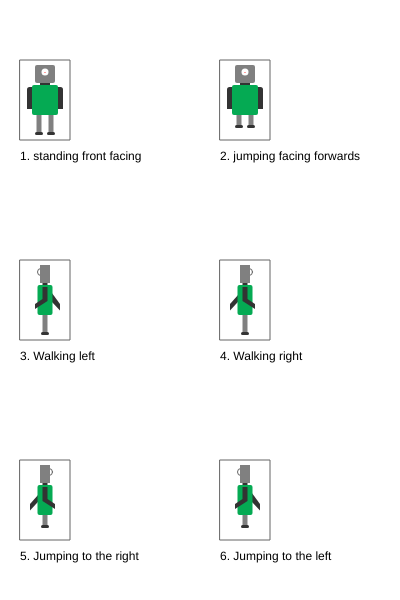
Frame 1 (no input)
Frame 60 (no input): identical to frame 1, image omitted
Frame 120 (the mouse pressed at the canvas centre since frame 60): identical to frame 1, image omitted

The p5.js sketch that drew this single still picture (run headless with seeded random() and noise() and a simulated clock; from frame 60 on, the mouse is pressed at the canvas centre):

// p5.js sketch
// ── sketch.js
/*

The Game Project

2 - Game character

Use p5 drawing functions such as rect, ellipse, line, triangle and
point to draw the different states of your game character.

Write the code so that your character appears inside the box for each
state.

IMPORTANT: For each box the variables gameChar_x & gameChar_y are set to the bottom
center of the box. You must combine these variables with arithmetic to
determine the position of each shape that you draw. This will later allow
you to adjust the position of your game character.

Each state is worth two marks:

//standing front facing = 2
//jumping facing forwards = 2
//walking left = 2
//walking right = 2
//jumping left and jumping right = 2

0 marks = not a reasonable attempt
1 mark = attempted but it lacks detail and you didn't use gameChar_x and gameChar_y correctly
2 marks = you've used a selction of shape functions and made consistent use of gameChar_x and gameChar_y

WARNING: Do not get too carried away. Around 10-20 lines of code should work for each state of your game character.

*/

var gameChar_x = 0;
var gameChar_y = 0;

var obj = {
	head: {
		c: "grey", // color
		w: 20, // width
		h: 18, // height
		d: 10, // depth
		top: 72, // top_offset
	},
	neck: {
		c: "#333",
		w: 10,
		h: 2,
		d: 5,
	},
	body: {
		c: "#05aa53",
		w: 26,
		h: 30,
		d: 15
	},
	arm: {
		c: "#333",
		w: 5,
		h: 22,
		top: 2,
		d: 5,
	},
	leg: {
		c: "grey",
		w: 5,
		h: 17,
		d: 5,
		jumping: {
			h: 10
		}
	},
	foot: {
		c: "#333",
		w: 8,
		h: 3,
	},
	eye: {
		c: "255",
		r: 7, // radii
		d: 4, // depth
		inner: {
			c: "red",
			top: 0.5
		},
		top: 7,
	}
};

function setup() {
	createCanvas(400, 600);
}

function draw() {
	background(255);

	//Standing, facing frontwards

	stroke(100);
	noFill();
	rect(20, 60, 50, 80);
	noStroke();
	fill(0);
	text("1. standing front facing", 20, 160);

	gameChar_x = 45;
	gameChar_y = 137;
	faceFront(gameChar_x, gameChar_y);


	//Jumping facing forwards
	stroke(100);
	noFill();
	rect(220, 60, 50, 80);
	noStroke();
	fill(0);
	text("2. jumping facing forwards", 220, 160);

	gameChar_x = 245;
	gameChar_y = 137;
	jumpFaceForward(gameChar_x, gameChar_y)


	//Walking, turned left
	stroke(100);
	noFill();
	rect(20, 260, 50, 80);
	noStroke();
	fill(0);
	text("3. Walking left", 20, 360);

	gameChar_x = 45;
	gameChar_y = 337;
	walkingLeft(gameChar_x, gameChar_y)


	//Walking, turned right
	stroke(100);
	noFill();
	rect(220, 260, 50, 80);
	noStroke();
	fill(0);
	text("4. Walking right", 220, 360);

	gameChar_x = 245;
	gameChar_y = 337;
	walkingRight(gameChar_x, gameChar_y)


	//Jumping right
	stroke(100);
	noFill();
	rect(20, 460, 50, 80);
	noStroke();
	fill(0);
	text("5. Jumping to the right", 20, 560);

	gameChar_x = 45;
	gameChar_y = 537;
	jumpingRight(gameChar_x, gameChar_y)


	//Jumping to the left
	stroke(100);
	noFill();
	rect(220, 460, 50, 80);
	noStroke();
	fill(0);
	text("6. Jumping to the left", 220, 560);

	gameChar_x = 245;
	gameChar_y = 537;
	jumpLeft(gameChar_x, gameChar_y)

}


function faceFront(gameChar_x, gameChar_y) {
	// head
	fill(obj.head.c)
	rect(gameChar_x - obj.head.w / 2, gameChar_y - obj.head.top, obj.head.w, obj.head.h, 2);

	fill(obj.eye.c)
	ellipse(gameChar_x, gameChar_y - obj.head.top + obj.eye.top, obj.eye.r)
	stroke(obj.eye.inner.c)
	point(gameChar_x, gameChar_y - obj.head.top + obj.eye.top + obj.eye.inner.top)
	noStroke()

	// neck
	fill(obj.neck.c)
	rect(gameChar_x - obj.neck.w / 2, gameChar_y - obj.head.top + obj.head.h, obj.neck.w, obj.neck.h)

	// body
	fill(obj.body.c)
	rect(gameChar_x - obj.body.w / 2, gameChar_y - obj.head.top + obj.head.h + obj.neck.h, obj.body.w, obj.body.h, 2)

	// arms
	fill(obj.arm.c)

	// right arm
	rect(gameChar_x - obj.arm.w - 13, gameChar_y - obj.head.top + obj.head.h + obj.neck.h + obj.arm.top, obj.arm.w, obj.arm.h, 5, 0, 0, 0)

	// left arm
	rect(gameChar_x + 13, gameChar_y - obj.head.top + obj.head.h + obj.neck.h + obj.arm.top, obj.arm.w, obj.arm.h, 0, 5, 0, 0)

	// legs
	fill(obj.leg.c)

	// right leg
	rect(gameChar_x - (obj.leg.w + 3.5), gameChar_y - obj.head.top + obj.head.h + obj.neck.h + obj.body.h, obj.leg.w, obj.leg.h)

	// left leg
	rect(gameChar_x + 3.5, gameChar_y - obj.head.top + obj.head.h + obj.neck.h + obj.body.h, obj.leg.w, obj.leg.h)

	// foot
	fill(obj.foot.c)

	// right foot
	rect(gameChar_x - (obj.leg.w / 2) - (obj.foot.w / 2) - 3.5, gameChar_y - obj.head.top + obj.head.h + obj.neck.h + obj.body.h + obj.leg.h, obj.foot.w, obj.foot.h, 2)

	// left foot
	rect(gameChar_x + 2, gameChar_y - obj.head.top + obj.head.h + obj.neck.h + obj.body.h + obj.leg.h, obj.foot.w, obj.foot.h, 2)

}


function jumpFaceForward(gameChar_x, gameChar_y) {
	// head
	fill(obj.head.c)
	rect(gameChar_x - 10, gameChar_y - obj.head.top, obj.head.w, obj.head.h, 2);

	fill(obj.eye.c)
	ellipse(gameChar_x, gameChar_y - obj.head.top + obj.eye.top, obj.eye.r)
	stroke(obj.eye.inner.c)
	point(gameChar_x, gameChar_y - obj.head.top + obj.eye.top + obj.eye.inner.top)
	noStroke()

	// neck
	fill(obj.neck.c)
	rect(gameChar_x - obj.neck.w / 2, gameChar_y - obj.head.top + obj.head.h, obj.neck.w, obj.neck.h)

	// body
	fill(obj.body.c)
	rect(gameChar_x - obj.body.w / 2, gameChar_y - obj.head.top + obj.head.h + obj.neck.h, obj.body.w, obj.body.h, 2)

	// arms
	fill(obj.arm.c)

	// right arm
	rect(gameChar_x - 5 - 13, gameChar_y - obj.head.top + obj.head.h + obj.neck.h + obj.arm.top, obj.arm.w, obj.arm.h, 5, 0, 0, 0)

	// left arm
	rect(gameChar_x + 13, gameChar_y - obj.head.top + obj.head.h + obj.neck.h + obj.arm.top, obj.arm.w, obj.arm.h, 0, 5, 0, 0)

	// legs
	fill(obj.leg.c)

	// right leg
	rect(gameChar_x - 8.5, gameChar_y - obj.head.top + obj.head.h + obj.neck.h + obj.body.h, obj.leg.w, obj.leg.jumping.h)

	// left leg
	rect(gameChar_x + 3.5, gameChar_y - obj.head.top + obj.head.h + obj.neck.h + obj.body.h, obj.leg.w, obj.leg.jumping.h)

	// foot
	fill(obj.foot.c)

	// right foot
	rect(gameChar_x - 2.5 - 4 - 3.5, gameChar_y - obj.head.top + obj.head.h + obj.neck.h + obj.body.h + obj.leg.jumping.h, obj.foot.w, obj.foot.h, 2)

	// left foot
	rect(gameChar_x + 2, gameChar_y - obj.head.top + obj.head.h + obj.neck.h + obj.body.h + obj.leg.jumping.h, obj.foot.w, obj.foot.h, 2)

}


function walkingLeft(gameChar_x, gameChar_y) {
	// eyes
	fill(obj.eye.c)
	stroke(100)
	ellipse(gameChar_x - obj.eye.d, gameChar_y - obj.head.top + obj.eye.top, obj.eye.r)
	noStroke()

	// head
	fill(obj.head.c)
	rect(gameChar_x - obj.head.d / 2, gameChar_y - obj.head.top, obj.head.d, obj.head.h);

	// neck
	fill(obj.neck.c)
	rect(gameChar_x - obj.neck.d / 2, gameChar_y - obj.head.top + obj.head.h, obj.neck.d, obj.neck.h)

	// Right arm
	fill(obj.arm.c)
	beginShape()
	vertex(gameChar_x + obj.arm.d * 2 + obj.arm.d, gameChar_y - obj.head.top + obj.head.h + obj.neck.h + obj.arm.top + obj.arm.h + obj.arm.d * 0.3)
	vertex(gameChar_x + obj.arm.d * 2 + obj.arm.d, gameChar_y - obj.head.top + obj.head.h + obj.neck.h + obj.arm.top + obj.arm.h - obj.arm.d)
	vertex(gameChar_x - obj.arm.d / 2 + obj.arm.d, gameChar_y - obj.head.top + obj.head.h + obj.neck.h + obj.arm.top)
	vertex(gameChar_x - obj.arm.d / 2, gameChar_y - obj.head.top + obj.head.h + obj.neck.h + obj.arm.top + obj.arm.d)
	endShape(CLOSE)

	// body
	fill(obj.body.c)
	rect(gameChar_x - obj.body.d / 2, gameChar_y - obj.head.top + obj.head.h + obj.neck.h, obj.body.d, obj.body.h, 2)

	// left arm
	fill(obj.arm.c)
	beginShape()
	vertex(gameChar_x - obj.arm.d / 2, gameChar_y - obj.head.top + obj.head.h + obj.neck.h + obj.arm.top)
	vertex(gameChar_x - obj.arm.d / 2, gameChar_y - obj.head.top + obj.head.h + obj.neck.h + obj.arm.top + obj.arm.h - 10)
	vertex(gameChar_x - obj.arm.d * 2, gameChar_y - obj.head.top + obj.head.h + obj.neck.h + obj.arm.top + obj.arm.h - 5)
	vertex(gameChar_x - obj.arm.d * 2, gameChar_y - obj.head.top + obj.head.h + obj.neck.h + obj.arm.top + obj.arm.h)
	vertex(gameChar_x - obj.arm.d / 2 + obj.arm.d, gameChar_y - obj.head.top + obj.head.h + obj.neck.h + obj.arm.top + obj.arm.h - 8)
	vertex(gameChar_x - obj.arm.d / 2 + obj.arm.d, gameChar_y - obj.head.top + obj.head.h + obj.neck.h + obj.arm.top)
	vertex(gameChar_x - obj.arm.d / 2, gameChar_y - obj.head.top + obj.head.h + obj.neck.h + obj.arm.top)
	endShape(CLOSE)

	// left leg
	fill(obj.leg.c)
	rect(gameChar_x - obj.leg.d / 2, gameChar_y - obj.head.top + obj.head.h + obj.neck.h + obj.body.h, obj.leg.d, obj.leg.h)
	// left foot
	fill(obj.foot.c)
	rect(gameChar_x - obj.foot.w / 2, gameChar_y - obj.head.top + obj.head.h + obj.neck.h + obj.body.h + obj.leg.h, obj.foot.w, obj.foot.h, 2)
}


function walkingRight(gameChar_x, gameChar_y) {
	// eyes
	fill(obj.eye.c)
	stroke(100)
	ellipse(gameChar_x + obj.eye.d, gameChar_y - obj.head.top + obj.eye.top, obj.eye.r)
	noStroke()

	// head
	fill(obj.head.c)
	rect(gameChar_x - obj.head.d / 2, gameChar_y - obj.head.top, obj.head.d, obj.head.h);

	// neck
	fill(obj.neck.c)
	rect(gameChar_x - obj.neck.d / 2, gameChar_y - obj.head.top + obj.head.h, obj.neck.d, obj.neck.h)

	// Right arm
	fill(obj.arm.c)
	beginShape()
	vertex(gameChar_x - obj.arm.d * 2 - obj.arm.d, gameChar_y - obj.head.top + obj.head.h + obj.neck.h + obj.arm.top + obj.arm.h + obj.arm.d * 0.3)
	vertex(gameChar_x - obj.arm.d * 2 - obj.arm.d, gameChar_y - obj.head.top + obj.head.h + obj.neck.h + obj.arm.top + obj.arm.h - obj.arm.d)
	vertex(gameChar_x - obj.arm.d / 2, gameChar_y - obj.head.top + obj.head.h + obj.neck.h + obj.arm.top + 3)
	vertex(gameChar_x - obj.arm.d / 2, gameChar_y - obj.head.top + obj.head.h + obj.neck.h + obj.arm.top + obj.arm.d + 5)
	endShape(CLOSE)

	// body
	fill(obj.body.c)
	rect(gameChar_x - obj.body.d / 2, gameChar_y - obj.head.top + obj.head.h + obj.neck.h, obj.body.d, obj.body.h, 2)

	// left arm
	fill(obj.arm.c)
	beginShape()
	vertex(gameChar_x - obj.arm.d / 2, gameChar_y - obj.head.top + obj.head.h + obj.neck.h + obj.arm.top)
	vertex(gameChar_x - obj.arm.d / 2, gameChar_y - obj.head.top + obj.head.h + obj.neck.h + obj.arm.top + obj.arm.h - 8)
	vertex(gameChar_x + obj.arm.d * 2, gameChar_y - obj.head.top + obj.head.h + obj.neck.h + obj.arm.top + obj.arm.h)
	vertex(gameChar_x + obj.arm.d * 2, gameChar_y - obj.head.top + obj.head.h + obj.neck.h + obj.arm.top + obj.arm.h - 5)
	vertex(gameChar_x - obj.arm.d / 2 + obj.arm.d, gameChar_y - obj.head.top + obj.head.h + obj.neck.h + obj.arm.top + obj.arm.h - 10)
	vertex(gameChar_x - obj.arm.d / 2 + obj.arm.d, gameChar_y - obj.head.top + obj.head.h + obj.neck.h + obj.arm.top)
	vertex(gameChar_x - obj.arm.d / 2, gameChar_y - obj.head.top + obj.head.h + obj.neck.h + obj.arm.top)
	endShape(CLOSE)

	// left leg
	fill(obj.leg.c)
	rect(gameChar_x - obj.leg.d / 2, gameChar_y - obj.head.top + obj.head.h + obj.neck.h + obj.body.h, obj.leg.d, obj.leg.h)
	// left foot
	fill(obj.foot.c)
	rect(gameChar_x - obj.foot.w / 2, gameChar_y - obj.head.top + obj.head.h + obj.neck.h + obj.body.h + obj.leg.h, obj.foot.w, obj.foot.h, 2)
}


function jumpLeft(gameChar_x, gameChar_y) {
	// eyes
	fill(obj.eye.c)
	stroke(100)
	ellipse(gameChar_x - obj.eye.d, gameChar_y - obj.head.top + obj.eye.top, obj.eye.r)
	noStroke()

	// head
	fill(obj.head.c)
	rect(gameChar_x - obj.head.d / 2, gameChar_y - obj.head.top, obj.head.d, obj.head.h);

	// neck
	fill(obj.neck.c)
	rect(gameChar_x - obj.neck.d / 2, gameChar_y - obj.head.top + obj.head.h, obj.neck.d, obj.neck.h)

	// Right arm
	fill(obj.arm.c)
	beginShape()
	vertex(gameChar_x + obj.arm.d * 2 + obj.arm.d, gameChar_y - obj.head.top + obj.head.h + obj.neck.h + obj.arm.top + obj.arm.h + obj.arm.d * 0.3)
	vertex(gameChar_x + obj.arm.d * 2 + obj.arm.d, gameChar_y - obj.head.top + obj.head.h + obj.neck.h + obj.arm.top + obj.arm.h - obj.arm.d)
	vertex(gameChar_x - obj.arm.d / 2 + obj.arm.d, gameChar_y - obj.head.top + obj.head.h + obj.neck.h + obj.arm.top)
	vertex(gameChar_x - obj.arm.d / 2, gameChar_y - obj.head.top + obj.head.h + obj.neck.h + obj.arm.top + obj.arm.d)
	endShape(CLOSE)

	// body
	fill(obj.body.c)
	rect(gameChar_x - obj.body.d / 2, gameChar_y - obj.head.top + obj.head.h + obj.neck.h, obj.body.d, obj.body.h, 2)

	// left arm
	fill(obj.arm.c)
	beginShape()
	vertex(gameChar_x - obj.arm.d / 2, gameChar_y - obj.head.top + obj.head.h + obj.neck.h + obj.arm.top)
	vertex(gameChar_x - obj.arm.d / 2, gameChar_y - obj.head.top + obj.head.h + obj.neck.h + obj.arm.top + obj.arm.h - 10)
	vertex(gameChar_x - obj.arm.d * 2, gameChar_y - obj.head.top + obj.head.h + obj.neck.h + obj.arm.top + obj.arm.h - 5)
	vertex(gameChar_x - obj.arm.d * 2, gameChar_y - obj.head.top + obj.head.h + obj.neck.h + obj.arm.top + obj.arm.h)
	vertex(gameChar_x - obj.arm.d / 2 + obj.arm.d, gameChar_y - obj.head.top + obj.head.h + obj.neck.h + obj.arm.top + obj.arm.h - 8)
	vertex(gameChar_x - obj.arm.d / 2 + obj.arm.d, gameChar_y - obj.head.top + obj.head.h + obj.neck.h + obj.arm.top)
	vertex(gameChar_x - obj.arm.d / 2, gameChar_y - obj.head.top + obj.head.h + obj.neck.h + obj.arm.top)
	endShape(CLOSE)

	// left leg
	fill(obj.leg.c)
	rect(gameChar_x - obj.leg.d / 2, gameChar_y - obj.head.top + obj.head.h + obj.neck.h + obj.body.h, obj.leg.d, obj.leg.jumping.h)
	// left foot
	fill(obj.foot.c)
	rect(gameChar_x - obj.foot.w / 2, gameChar_y - obj.head.top + obj.head.h + obj.neck.h + obj.body.h + obj.leg.jumping.h, obj.foot.w, obj.foot.h, 2)
}


function jumpingRight(gameChar_x, gameChar_y) {
	// eyes
	fill(obj.eye.c)
	stroke(100)
	ellipse(gameChar_x + obj.eye.d, gameChar_y - obj.head.top + obj.eye.top, obj.eye.r)
	noStroke()

	// head
	fill(obj.head.c)
	rect(gameChar_x - obj.head.d / 2, gameChar_y - obj.head.top, obj.head.d, obj.head.h);

	// neck
	fill(obj.neck.c)
	rect(gameChar_x - obj.neck.d / 2, gameChar_y - obj.head.top + obj.head.h, obj.neck.d, obj.neck.h)

	// Right arm
	fill(obj.arm.c)
	beginShape()
	vertex(gameChar_x - obj.arm.d * 2 - obj.arm.d, gameChar_y - obj.head.top + obj.head.h + obj.neck.h + obj.arm.top + obj.arm.h + obj.arm.d * 0.3)
	vertex(gameChar_x - obj.arm.d * 2 - obj.arm.d, gameChar_y - obj.head.top + obj.head.h + obj.neck.h + obj.arm.top + obj.arm.h - obj.arm.d)
	vertex(gameChar_x - obj.arm.d / 2, gameChar_y - obj.head.top + obj.head.h + obj.neck.h + obj.arm.top + 3)
	vertex(gameChar_x - obj.arm.d / 2, gameChar_y - obj.head.top + obj.head.h + obj.neck.h + obj.arm.top + obj.arm.d + 5)
	endShape(CLOSE)

	// body
	fill(obj.body.c)
	rect(gameChar_x - obj.body.d / 2, gameChar_y - obj.head.top + obj.head.h + obj.neck.h, obj.body.d, obj.body.h, 2)

	// left arm
	fill(obj.arm.c)
	beginShape()
	vertex(gameChar_x - obj.arm.d / 2, gameChar_y - obj.head.top + obj.head.h + obj.neck.h + obj.arm.top)
	vertex(gameChar_x - obj.arm.d / 2, gameChar_y - obj.head.top + obj.head.h + obj.neck.h + obj.arm.top + obj.arm.h - 8)
	vertex(gameChar_x + obj.arm.d * 2, gameChar_y - obj.head.top + obj.head.h + obj.neck.h + obj.arm.top + obj.arm.h)
	vertex(gameChar_x + obj.arm.d * 2, gameChar_y - obj.head.top + obj.head.h + obj.neck.h + obj.arm.top + obj.arm.h - 5)
	vertex(gameChar_x - obj.arm.d / 2 + obj.arm.d, gameChar_y - obj.head.top + obj.head.h + obj.neck.h + obj.arm.top + obj.arm.h - 10)
	vertex(gameChar_x - obj.arm.d / 2 + obj.arm.d, gameChar_y - obj.head.top + obj.head.h + obj.neck.h + obj.arm.top)
	vertex(gameChar_x - obj.arm.d / 2, gameChar_y - obj.head.top + obj.head.h + obj.neck.h + obj.arm.top)
	endShape(CLOSE)

	// left leg
	fill(obj.leg.c)
	rect(gameChar_x - obj.leg.d / 2, gameChar_y - obj.head.top + obj.head.h + obj.neck.h + obj.body.h, obj.leg.d, obj.leg.jumping.h)
	// left foot
	fill(obj.foot.c)
	rect(gameChar_x - obj.foot.w / 2, gameChar_y - obj.head.top + obj.head.h + obj.neck.h + obj.body.h + obj.leg.jumping.h, obj.foot.w, obj.foot.h, 2)
}
